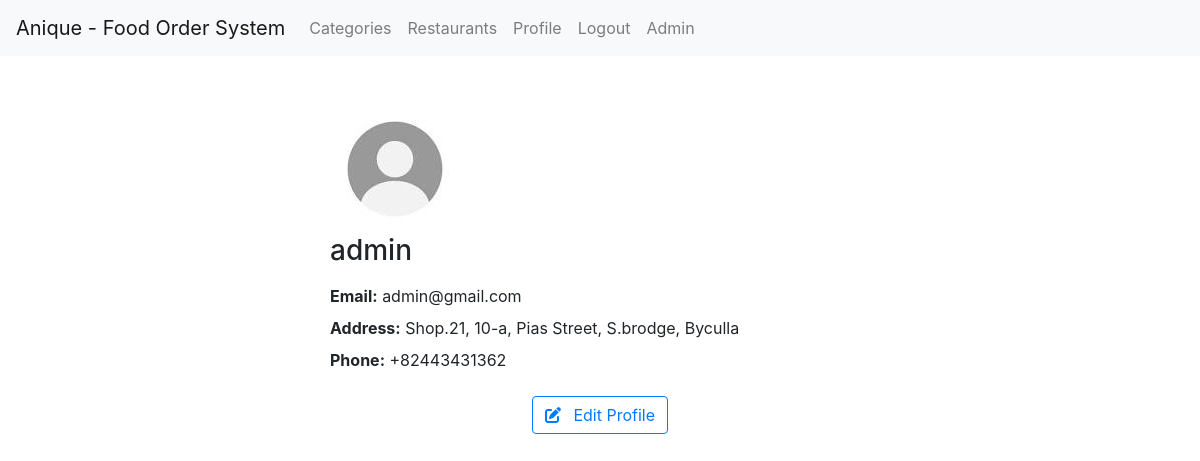
Page /profile (signed in) on the earlier database version.
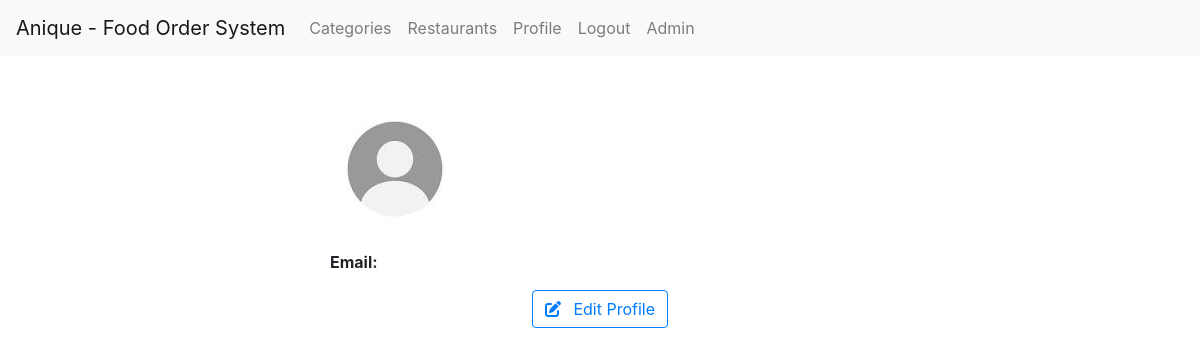
Same page on the later database version.
### app_authentication/models.py (models this page shows, shortened)
class UserAccount(models.Model):
    user = models.ForeignKey(User,on_delete=models.CASCADE)
    profile_picture = models.ImageField(upload_to='profile_pics/', blank=True, null=True)
    phone_number = PhoneNumberField(blank=True, null=True)
    address = models.CharField(max_length=255,blank=True,null=True)

### app_authentication/views.py (the view)
# urls.py: path("profile",profile,name='profile'),
@login_required
def profile(request):
    profile = UserAccount.objects.filter(user=request.user).first()
    context = {
        "profile":profile
    }
    return render(request,"app_authentication/profile.html",context)

### food_order/templates/app_authentication/profile.html
{% extends 'base.html' %} {% load static %} {% block content %}
<div class="container mt-5">
  <div class="row justify-content-center">
    <div class="col-md-6">
      {% if profile.profile_picture %}
      <img
        src="{{profile.profile_picture.url}}"
        alt="Profile Picture"
        class="rounded-circle img-fluid"
        style="width: 150px"
      />
      {% else %}
      <img
        src="{% static 'img/default_profile_picture.png' %}"
        alt="Profile Picture"
      />
      {% endif %}
      <h3 class="mb-3">{{profile.user.username}}</h3>
      <p class="mb-2"><strong>Email:</strong> {{profile.user.email}}</p>
      {% if profile.address %}
      <p class="mb-2"><strong>Address:</strong> {{profile.address}}</p>
      {% endif %} {% if profile.phone_number %}
      <p><strong>Phone:</strong> {{profile.phone_number}}</p>
      {% endif %}
      <div class="text-center">
        <a href="{% url 'edit_profile' %}" class="btn btn-outline-primary mt-2"
          ><i class="fa-solid fa-pen-to-square mr-2"></i>
          Edit Profile</a
        >
      </div>
    </div>
  </div>
</div>
{% endblock content %}

Differences in the rows shown:
removed UserAccount: user.username "admin", user.email "admin@gmail.com", address "Shop.21, 10-a, Pias Street, S.brodge, Byculla", phone_number "+82443431362"
Other differences:
text no longer shown: "Address: Phone:"
